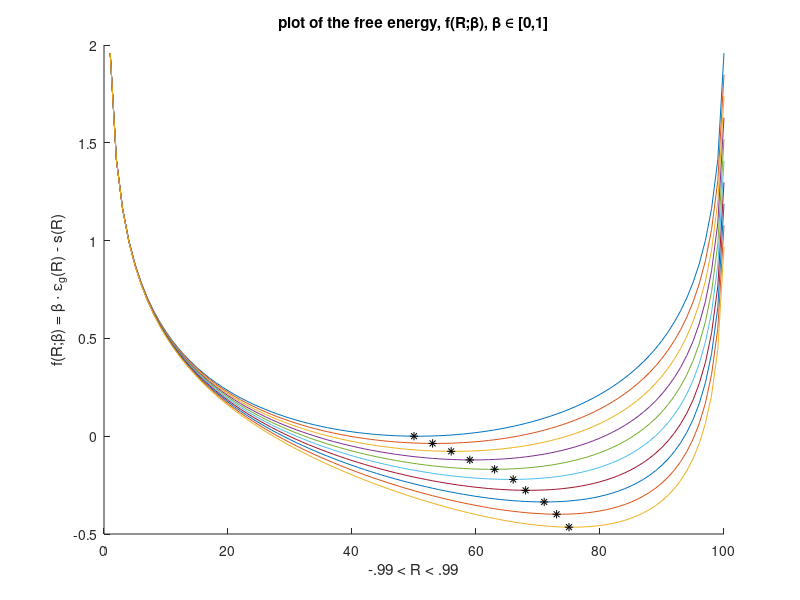

Write MATLAB code to recreate this figure.
% A script simulating the behavior of a single student neuron.

% For a fixed value of beta_tilde
for beta_tilde = linspace(0,1,10)
   count = 1;
   f = zeros(100,1);
   min_x = inf;
   min_y = inf;
   % We take 100 values of R between 
   for R = linspace(-.99,.99)
       % The entropy as a function of R, in the case of a single neuron
       S_R = (1/2) * log(1 - R*R);
       % The generalization error as a function of R
       epsilon_R = -2*(R/4 + (sqrt(1 - R*R))/(2*pi) + (R/(2*pi))*asin(R));
       % f(R) is the free energy in the system as a function of R
       f(count) = beta_tilde * epsilon_R - S_R;    
       if f(count) < min_y
          min_y = f(count);
          min_x = count;
       end
       count = count + 1;
   end
   hold on
   % Plot the function and the minimum
   plot(f);  
   plot(min_x, min_y, 'black*')
end
title('plot of the free energy, f(R;\beta), \beta \in [0,1]')
xlabel('-.99 < R < .99') % x-axis label
ylabel('f(R;\beta) = \beta \cdot \epsilon_g(R) - s(R)') % y-axis label
hold off

